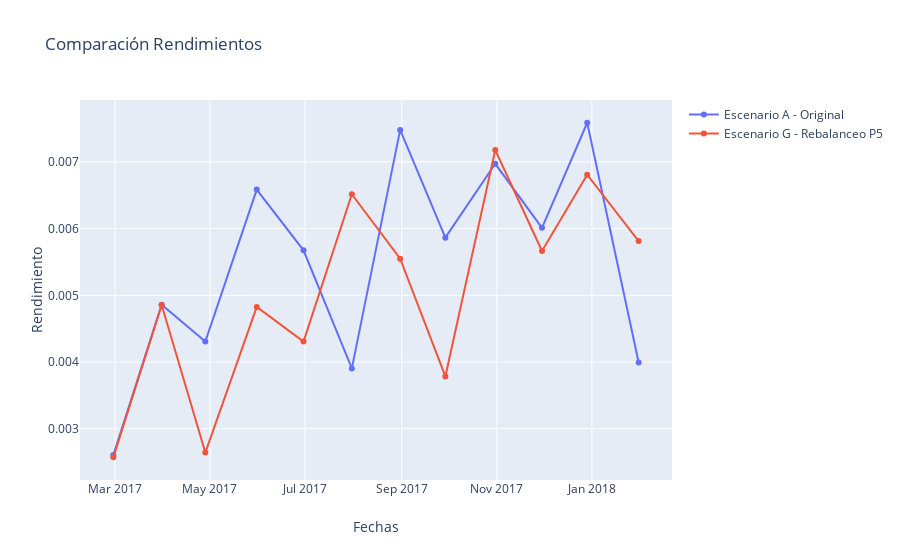

The notebook cell this image was saved under:
### Code cell
x = fechas
data1 = go.Scatter(x=x,y= Rends_mensual, mode= 'lines+markers', name= 'Escenario A - Original')
data7 = go.Scatter(x=x,y= Rends_mensual4, mode= 'lines+markers', name= 'Escenario G - Rebalanceo P5')

data= [data1,data7]
layout = go.Layout(title='Comparación Rendimientos', xaxis=dict(title='Fechas'),yaxis=dict(title='Rendimiento'))
fig = go.Figure(data=data,layout=layout)
iplot(fig, filename = 'Hist')

### Figure 1 — Plotly figure (JSON) as saved in the notebook; plotly's stock layout.template omitted (floating-point values rounded to 4 significant figures)
{"data": [{"mode": "lines+markers", "name": "Escenario A - Original", "type": "scatter", "x": ["2017-02-28", "2017-03-31", "2017-04-28", "2017-05-31", "2017-06-30", "2017-07-31", "2017-08-31", "2017-09-29", "2017-10-31", "2017-11-30", "2017-12-29", "2018-01-31", "2018-02-28"], "y": [0.002606, 0.004858, 0.004307, 0.006583, 0.005673, 0.003905, 0.007478, 0.005864, 0.00697, 0.006011, 0.007585, 0.003994]}, {"mode": "lines+markers", "name": "Escenario G - Rebalanceo P5", "type": "scatter", "x": ["2017-02-28", "2017-03-31", "2017-04-28", "2017-05-31", "2017-06-30", "2017-07-31", "2017-08-31", "2017-09-29", "2017-10-31", "2017-11-30", "2017-12-29", "2018-01-31", "2018-02-28"], "y": [0.002574, 0.004854, 0.002644, 0.004825, 0.004307, 0.006514, 0.005547, 0.003784, 0.007177, 0.005664, 0.006806, 0.005813]}], "layout": {"title": {"text": "Comparación Rendimientos"}, "xaxis": {"title": {"text": "Fechas"}}, "yaxis": {"title": {"text": "Rendimiento"}}}}
